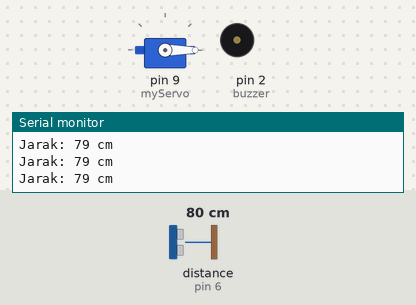
This sketch was run on a simulated Arduino Uno, built with avr-gcc and run on an emulated ATmega328P. Shown: servo, buzzer (waves = sounding, pin HIGH), the last lines printed to the serial monitor. The inputs (shaded band) are chosen by the test bench; at power-on: distance to the obstacle (sensor on pin 6) 80 cm. The echo pulse lasts 58.3 µs per cm; pins used as bus, display or sensor lines are not drawn.

Above: at 1.3 s.
1.4 s: distance to the obstacle (sensor on pin 6) set to 12 cm
2.9 s: distance to the obstacle (sensor on pin 6) set to 9 cm
At 3.3 s:
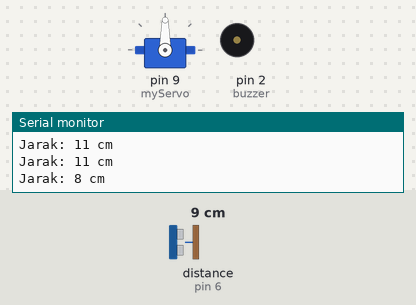
At 8.3 s:
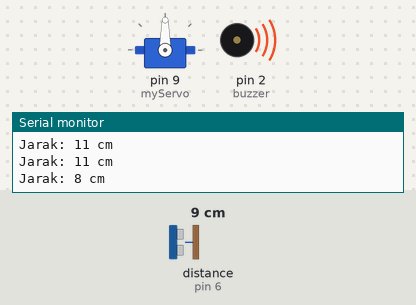
Timing chart, 0 to 9.8 s (numbered marks = the images above; inputs shaded):
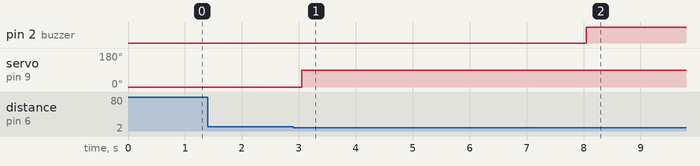

The sketch:

pintu_ajaib.ino
```cpp
#include <Servo.h>

Servo myServo;  // Membuat objek servo
const int triggerPin = 7;  // Pin trigger untuk sensor ultrasonik
const int echoPin = 6;     // Pin echo untuk sensor ultrasonik
long duration;
int distance;
int merah = 13;
int buzzer = 2;

void setup() {
  myServo.attach(9);  // Hubungkan servo ke pin digital 9
  pinMode(triggerPin, OUTPUT);
  pinMode(echoPin, INPUT);
  myServo.write(0);  // Servo dalam keadaan pintu tertutup
  Serial.begin(9600);  // Memulai serial untuk debugging
  pinMode(buzzer,OUTPUT);
}

void loop() {
  // Mengatur trigger untuk mengirim pulsa
  digitalWrite(triggerPin, LOW);
  delayMicroseconds(2000);
  digitalWrite(triggerPin, HIGH);
  delayMicroseconds(2000);
  digitalWrite(triggerPin, LOW);

  // Mengukur durasi pulsa echo
  duration = pulseIn(echoPin, HIGH);
  distance = duration * 0.034 / 2;  // Menghitung jarak

  Serial.print("Jarak: ");
  Serial.print(distance);
  Serial.println(" cm");

  // Membuka pintu jika jarak kurang dari 20 cm
  if (distance < 10) {
    myServo.write(90);  // Membuka pintu
    delay(5000);
    digitalWrite(merah, HIGH);
    digitalWrite(buzzer, HIGH);
  }

  else if(distance >10){
    myServo.write(0);  // Menutup pintu
    digitalWrite(merah, LOW);
    digitalWrite(buzzer, LOW);
  }
  delay(500);  // Delay untuk menghindari pembacaan yang berulang}
}
```

Measured:
- the behaviour switches between 11 and 10 cm on distance to the obstacle (sensor on pin 6) (found by bisection; images 0 and 1)
- after the input at 2.9 s, pin 2 (buzzer): LOW → HIGH after 5.2 s; servo on pin 9 (myServo): 0° → 90° after 0.15 s
